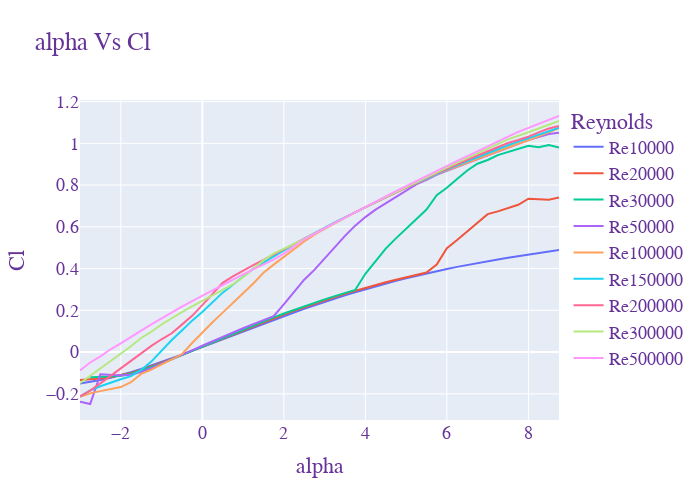

Notebook code cell kept with this figure:
### Code cell
import plotly.graph_objects as go
fig = go.Figure()

for re in reynolds:
    polar = polars[re]
    fig.add_trace(go.Scatter(
        x=polar['alpha'],
        y=polar['CL'],
        name="Re" + str(re)      # this sets its legend entry
    ))

    fig.update_layout(
        title="alpha Vs Cl",
        width=700, 
        height=500,
        xaxis_title="alpha",
        yaxis_title="Cl",
        legend_title="Reynolds",
        font=dict(
            family="Courier New, monospace",
            size=18,
            color="RebeccaPurple"
        )
    )

fig.show()
